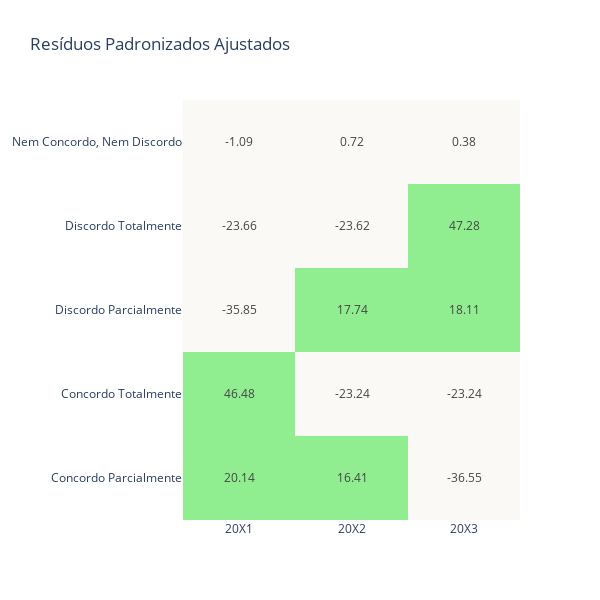

Write notebook code for a chart like this one.
### Code cell
# Gráfico dos resíduos padronizados ajustados

fig = go.Figure()

maxz = np.max(tab_cont.standardized_resids)+0.1
minz = np.min(tab_cont.standardized_resids)-0.1

colorscale = ['lightgreen' if i>1.96 else '#FAF9F6' for i in np.arange(minz,maxz,0.01)]

fig.add_trace(
    go.Heatmap(
        x = tab_cont.standardized_resids.columns,
        y = tab_cont.standardized_resids.index,
        z = np.array(tab_cont.standardized_resids),
        text=tab_cont.standardized_resids.values,
        texttemplate='%{text:.2f}',
        showscale=False,
        colorscale=colorscale))

fig.update_layout(
    title='Resíduos Padronizados Ajustados',
    height = 600,
    width = 600)

fig.show()

### Figure 1 — Plotly figure (JSON) as saved in the notebook; plotly's stock layout.template omitted (floating-point values rounded to 4 significant figures; data arrays with more than 128 entries replaced by an {"elided": "..."} marker saying what was removed)
{"data": [{"colorscale": {"elided": "8404x2 mixed values"}, "showscale": false, "text": [[20.14, 16.41, -36.55], [46.48, -23.24, -23.24], [-35.85, 17.74, 18.11], [-23.66, -23.62, 47.28], [-1.091, 0.7159, 0.3752]], "texttemplate": "%{text:.2f}", "type": "heatmap", "x": ["20X1", "20X2", "20X3"], "y": ["Concordo Parcialmente", "Concordo Totalmente", "Discordo Parcialmente", "Discordo Totalmente", "Nem Concordo, Nem Discordo"], "z": [[20.14, 16.41, -36.55], [46.48, -23.24, -23.24], [-35.85, 17.74, 18.11], [-23.66, -23.62, 47.28], [-1.091, 0.7159, 0.3752]]}], "layout": {"height": 600, "title": {"text": "Resíduos Padronizados Ajustados"}, "width": 600}}
